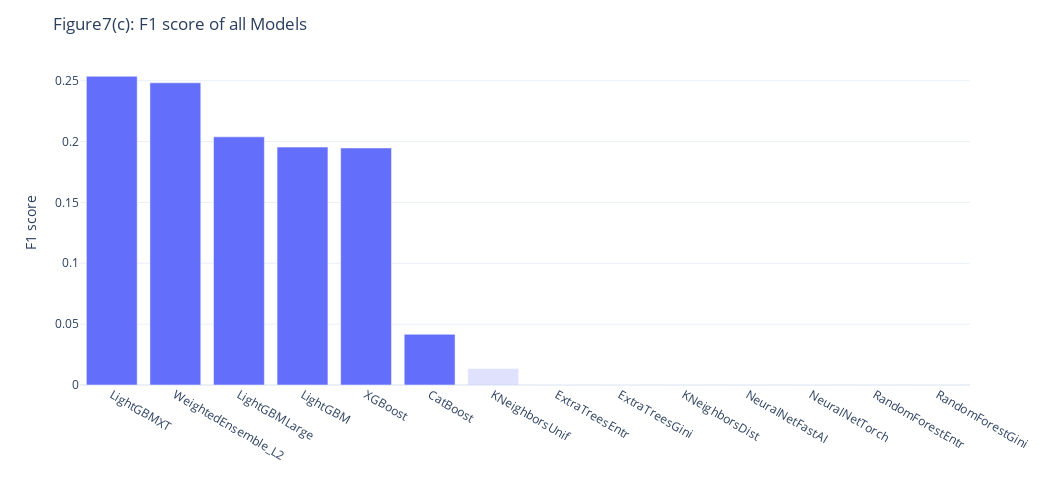

Notebook source saved alongside this figure:
### Markdown cell above
#### F1 score

### Code cell
figs['실험1모델비교F1'].layout['title']['text']='Figure7(c): F1 score of all Models'
figs['실험1모델비교F1'].layout['width']=1050
figs['실험1모델비교F1'].layout['height']=500
figs['실험1모델비교F1']

### Figure 1 — Plotly figure (JSON) as saved in the notebook; plotly's stock layout.template omitted (floating-point values rounded to 4 significant figures)
{"data": [{"alignmentgroup": "True", "hovertemplate": "Top6=True<br>Method=%{x}<br>Value=%{y}<extra></extra>", "legendgroup": "True", "marker": {"color": "#636efa", "opacity": 1, "pattern": {"shape": ""}}, "name": "True", "offsetgroup": "True", "orientation": "v", "showlegend": false, "textposition": "auto", "type": "bar", "x": ["LightGBMXT", "WeightedEnsemble_L2", "LightGBMLarge", "LightGBM", "XGBoost", "CatBoost"], "xaxis": "x", "y": [0.2536, 0.2483, 0.2038, 0.1954, 0.1947, 0.04167], "yaxis": "y"}, {"alignmentgroup": "True", "hovertemplate": "Top6=False<br>Method=%{x}<br>Value=%{y}<extra></extra>", "legendgroup": "False", "marker": {"color": "#636efa", "opacity": 0.2, "pattern": {"shape": ""}}, "name": "False", "offsetgroup": "False", "orientation": "v", "showlegend": false, "textposition": "auto", "type": "bar", "x": ["KNeighborsUnif", "ExtraTreesEntr", "ExtraTreesGini", "KNeighborsDist", "NeuralNetFastAI", "NeuralNetTorch", "RandomForestEntr", "RandomForestGini"], "xaxis": "x", "y": [0.01351, 0, 0, 0, 0, 0, 0, 0], "yaxis": "y"}], "layout": {"barmode": "relative", "height": 500, "legend": {"title": {"text": "Top6"}, "tracegroupgap": 0}, "margin": {"t": 60}, "title": {"text": "Figure7(c): F1 score of all Models"}, "width": 1050, "xaxis": {"anchor": "y", "autorange": true, "domain": [0, 1], "range": [-0.5, 13.5], "title": {"text": ""}, "type": "category"}, "yaxis": {"anchor": "x", "autorange": true, "domain": [0, 1], "range": [0, 0.267], "title": {"text": "F1 score"}, "type": "linear"}}}
